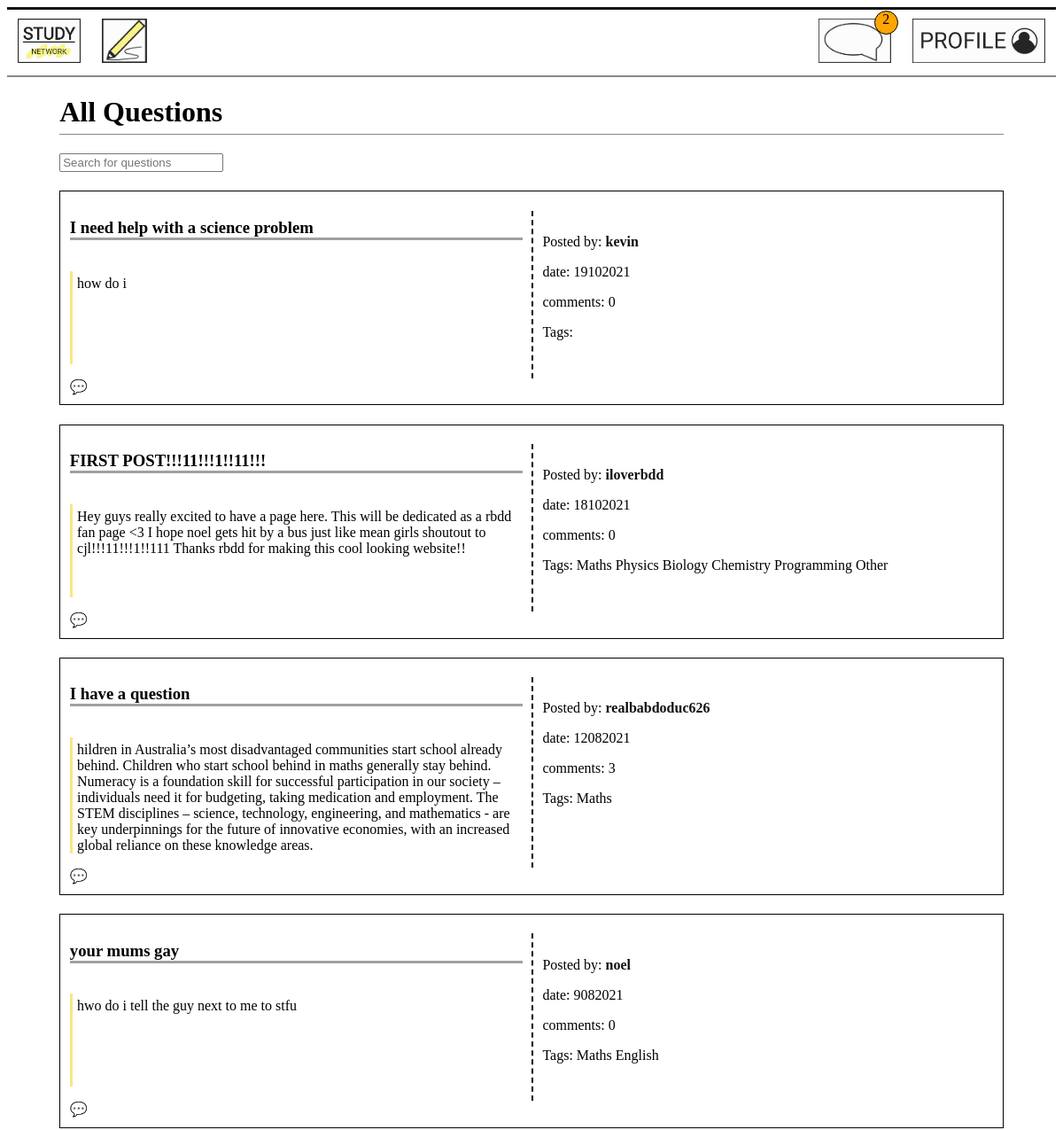
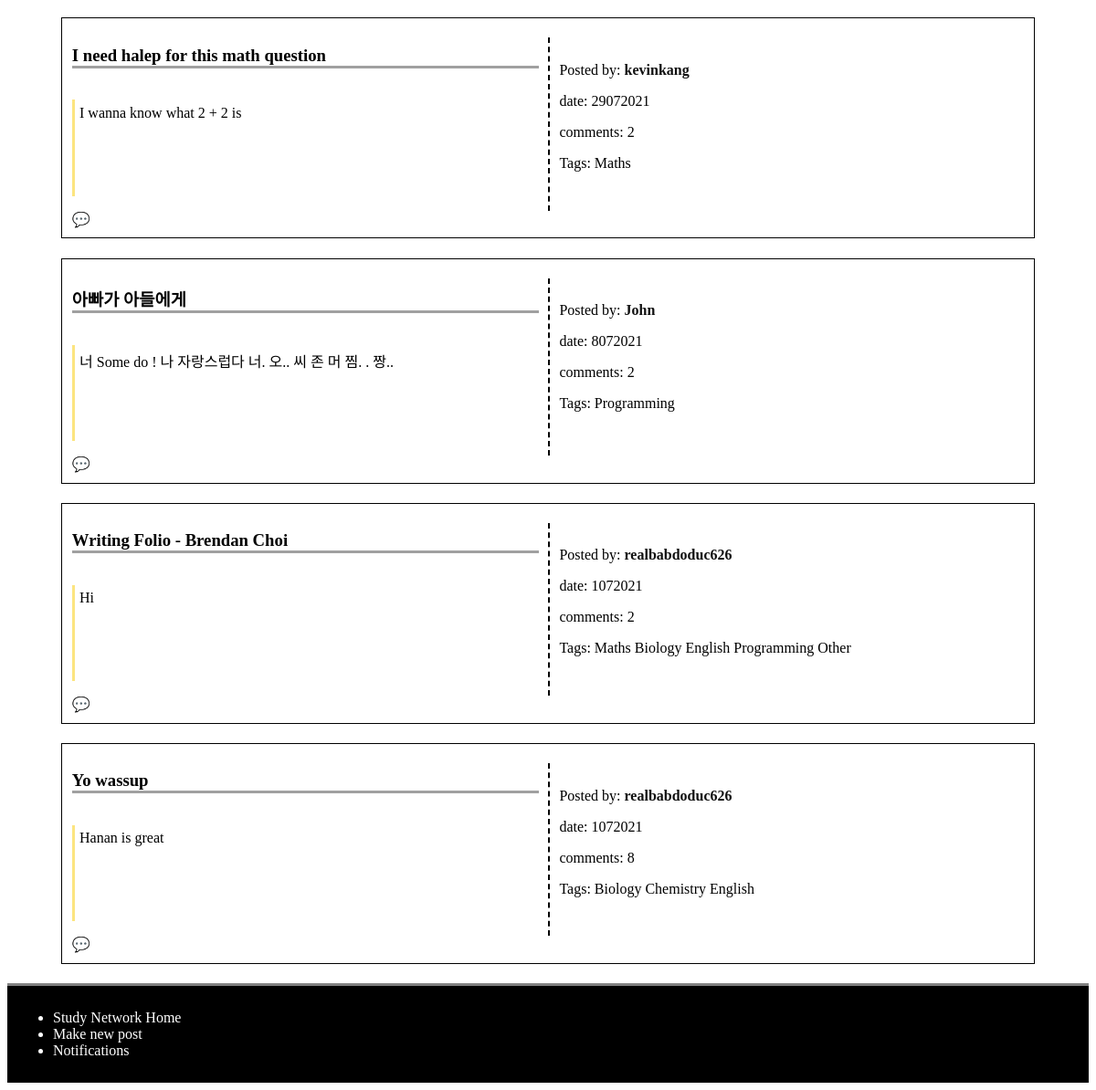
The page / (signed in) on the database its author committed (2 pictures, top to bottom).
### models.py (models this page shows)
class Post(db.Model):
    __tablename__ = 'Post'
    id = db.Column(db.Integer, primary_key=True)
    title = db.Column(db.Text)
    discussion = db.Column(db.Text)
    date = db.Column(db.Integer)
    comments = db.Column(db.Integer)
    user_id = db.Column(db.Integer, db.ForeignKey('User.id'))
    post_user = db.relationship('User', back_populates='user_post')
    replies_post = db.relationship('Reply', secondary=PostReply, back_populates='posts_reply')
    categories_post = db.relationship('Category', secondary=PostCategory, back_populates='posts_category')
    notifications_post = db.relationship('Notification', back_populates='posts_notification')
    posts = db.relationship('Comment', back_populates='user')

class User(db.Model):
    __tablename__ = 'User'
    id = db.Column(db.Integer, primary_key=True)
    username = db.Column(db.Text)
    email = db.Column(db.Text)
    password = db.Column(db.Text)
    user_post = db.relationship('Post', back_populates='post_user')
    notifications_user = db.relationship('Notification', back_populates='users_notification')
    users = db.relationship('Comment', back_populates='post')

class Category(db.Model):
    __tablename__ = 'Category'
    id = db.Column(db.Integer, primary_key=True)
    topic = db.Column(db.Text)
    posts_category = db.relationship('Post', secondary=PostCategory, back_populates='categories_post')

### main.py (the view)
@app.route('/', methods=['GET', 'POST'])
def home():
    post = models.Post.query.order_by(desc(models.Post.id)).all()
    number_of_items = 0
    for p in post:
        number_of_items += 1
    return render_template('home.html', posts=post, title='home', n=int(number_of_items))

### main.py (called while the page is built)
@app.context_processor
def notification_processor():
    if  g.logged_in_user:
        num_notification = models.Notification.query.filter_by(user_id = session['logged_in_user']).all()
        if len(num_notification) > 99:
            return dict(num_notification = '99..') #When the number of notification is too big, it just shows 99+.
        else:
            return dict(num_notification = len(num_notification))
    else:
        return dict(num_notification = 'No one is logged in')

@app.before_request
def before_request():
    g.logged_in_user = None
    if 'logged_in_user' in session:
        g.logged_in_user = session['logged_in_user']

### templates/home.html (shortened to what this page needs)
{% extends 'layout.html' %}
{% block content %}
<main>
<h1>All Questions</h1>
<input type='text' id='search' onkeyup='SearchFilter()'
placeholder='Search for questions'>
<div id='questionList'>
{% for post in posts %}
<div class='grid_container'>
    <h3 class='title'>{{ post.title }}</h3>
    <p class='discussion'>{{ post.discussion }}</p>
    <div class='other_information'>
    <p>Posted by: <a class='name' id='name' href='/profile/{{post.post_user.id}}'><strong>{{ post.post_user.username }}</strong></a></p>
    <p>date: {{ post.date }}
    <p>comments: {{ post.comments }}</p>
    <p class='tags'>Tags: {% for catego in post.categories_post %}
        {{catego.topic}}
        {% endfor %}
    </p>
    </div class='comment_button'>
    {% if g.logged_in_user %}
        <a href='/comment/{{post.id}}'>💬</a>
    {% else %}
        <a href='/signin'>💬</a>
    {% endif %}
</div>
{% endfor %}
</div>
</main>
{% endblock %}

### static/css/style.css (style rules this page uses)
a { text-decoration: none; color: #111; }
body main { display: block; max-width: 90%; margin-left: 5%; }
body main h1 { border-bottom: 1px #888 solid; padding-bottom: 0.5%; }
.grid_container { display: grid; grid-template-columns: 50% 50%; border: 1px solid black; padding: 1%; margin-bottom: 2%; }
.title { grid-column: 1; grid-row: 1; margin-right: 2%; border-bottom: rgb(160, 160, 160) solid 3px; }
.discussion { grid-row:2; grid-column: 1; min-height: 100px; margin-right: 2%; padding-left: 1%; padding-top:1%; border-left: rgb(252, 229, 128) solid 3px; }
.other_information { grid-column: 2; grid-row: 1/ span 2; padding: 2%; margin-top: 2%; border-left: 2px dashed black; }
main input { margin-bottom: 2%; }

### rows shown on the page
Post: title "I need help with a science problem", discussion "how do i", post_user.username "kevin", date "19102021", comments "0"
Post: title "FIRST POST!!!11!!!1!!11!!!", discussion "Hey guys really excited to have a page here. This will be dedicated as a rbdd fan page <3 I hope noel gets hit by a bus just like mean girls shoutout to cjl!!!11!!!1!!111 Thanks rbdd for making this cool looking website!!", post_user.username "iloverbdd", date "18102021", comments "0"
Category: topic "Maths"
Category: topic "Physics"
Category: topic "Biology"
Category: topic "Chemistry"
Category: topic "Programming"
Category: topic "Other"
Post: title "I have a question", discussion "hildren in Australia’s most disadvantaged communities start school already behind. Children who start school behind in maths generally stay behind. Numeracy is a foundation skill for successful participation in our society – individuals need it for budgeting, taking medication and employment. The STEM disciplines – science, technology, engineering, and mathematics - are key underpinnings for the future of innovative economies, with an increased global reliance on these knowledge areas.", post_user.username "realbabdoduc626", date "12082021", comments "3"
Post: title "your mums gay", discussion "hwo do i tell the guy next to me to stfu", post_user.username "noel", date "9082021", comments "0"
Category: topic "English"
Post: title "I need halep for this math question", discussion "I wanna know what 2 + 2 is", post_user.username "kevinkang", date "29072021", comments "2"
Post: title "아빠가 아들에게", discussion "너 Some do ! 나 자랑스럽다 너. 오.. 씨 존 머 찜. . 짱..", post_user.username "John", date "8072021", comments "2"
Post: title "Writing Folio - Brendan Choi", discussion "Hi", post_user.username "realbabdoduc626", date "1072021", comments "2"
Post: title "Yo wassup", discussion "Hanan is great", post_user.username "realbabdoduc626", date "1072021", comments "8"

### other values the page prints
{{ num_notification }} "2"
